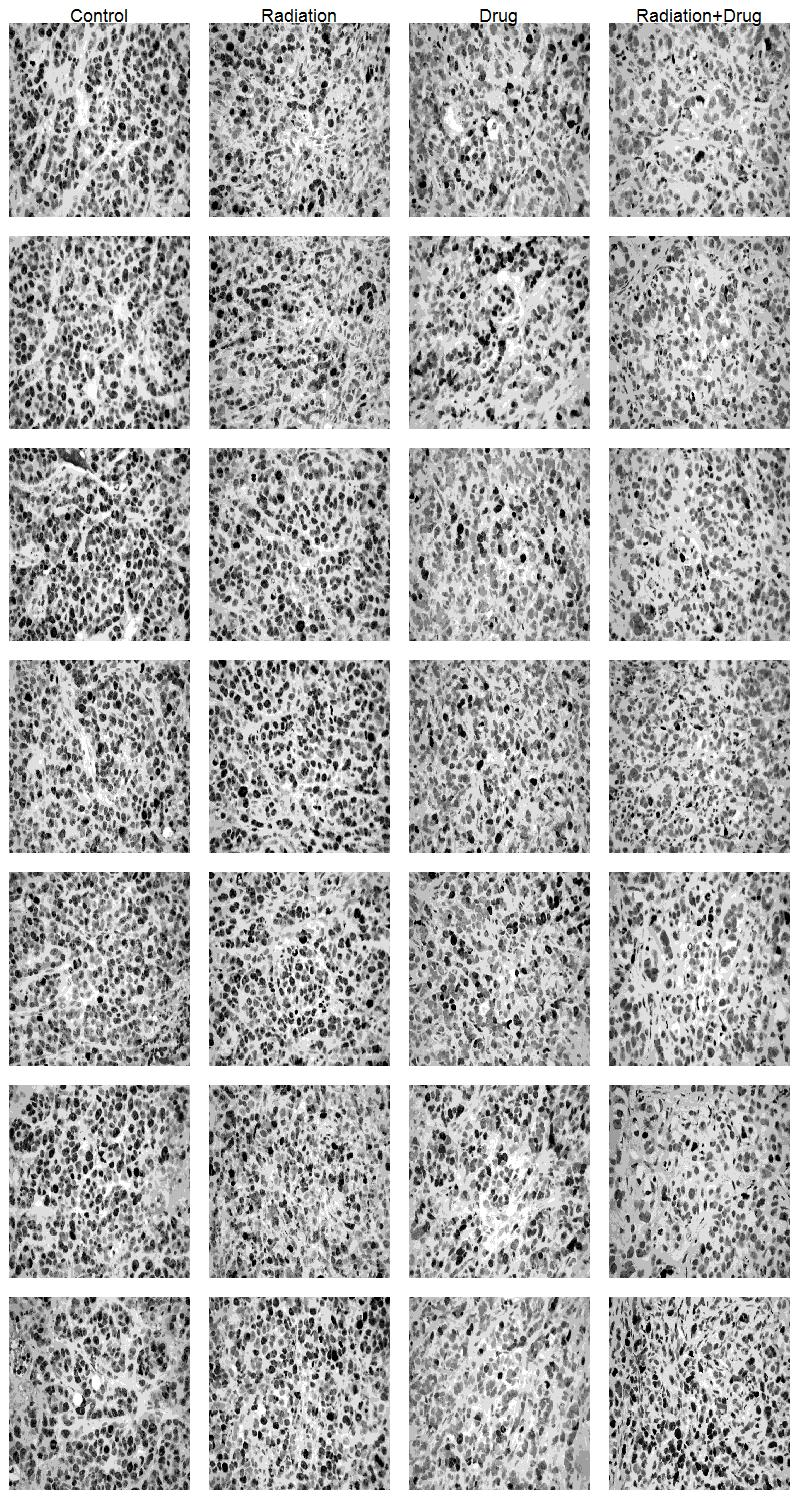

This chart was generated by the following R code:
bioimage <-
function()
{
dump("bioimage", "c:\\MixedModels\\Chapter12\\bioimage.r")
im <- c(1, 2, 3, 5)
nm <- c("Control", "Radiation", "Drug", "Radiation+Drug")
nr <- 512
nc <- 384
cc <- "c:\\MixedModels\\Chapter12\\grp"
jpeg("c:\\MixedModels\\Chapter12\\bioimage.jpg",height=1500,width=800)
par(mfrow = c(7, 4), mar = c(1, 1, 1, 1), omi = c(0, 0, .2, 0))
for(j in 1:7)
for(i in 1:4)
{
	d <- scan(paste(cc, as.character(im[i]), as.character(j), ".pgm", sep = ""),what="")
	d <- matrix(as.numeric(d[12:length(d)]), ncol = nc, nrow = nr)
	image(1:nr, 1:nc, d, axes = F, xlab = "", ylab = "",col=gray(0:255/255))
    if(j==1) mtext(side = 3, nm[i], line = 0.1,cex=1.5)	
}
dev.off()
}
